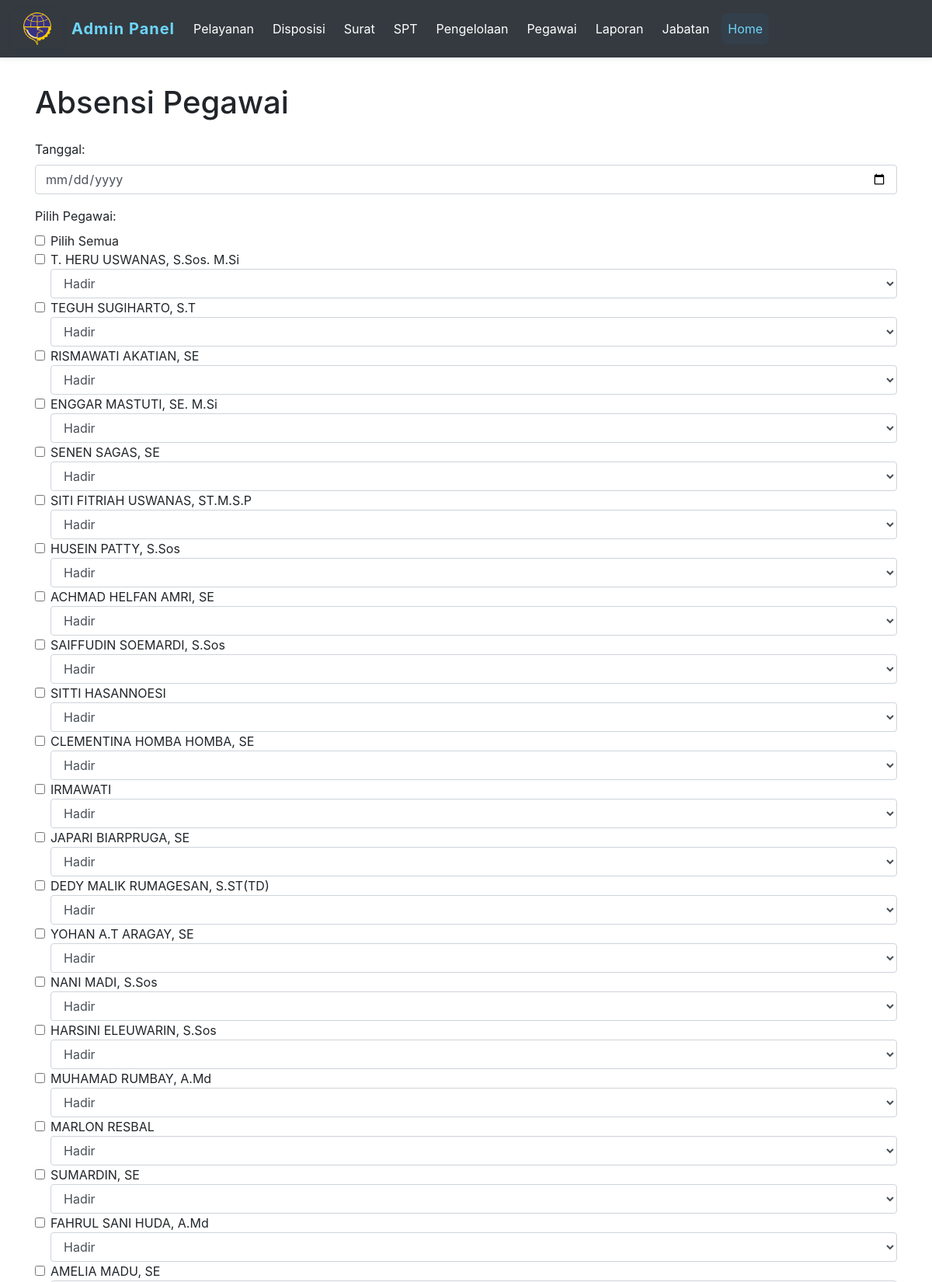
The page /umum/admin/absensi.php (upper part) on the database its author committed.
### tables this page shows
CREATE TABLE `pegawai` (
  `id` int NOT NULL,
  `nama` varchar(100) NOT NULL,
  `pangkat` varchar(50) NOT NULL,
  `nip` varchar(50) NOT NULL,
  `jabatan` varchar(100) NOT NULL,
  `seksi` varchar(100) DEFAULT NULL,
  `bidang` varchar(50) NOT NULL
);

### umum/admin/absensi.php (the view, shortened to what this page needs)
<?php
require_once '../../assets/config.php';
$query_pegawai = "SELECT id, nama FROM pegawai";
$stmt = $koneksi->prepare($query_pegawai);
$stmt->execute();
$result_pegawai = $stmt->get_result();
$pegawai_list = [];
if ($result_pegawai && $result_pegawai->num_rows > 0) {
    while ($row_pegawai = $result_pegawai->fetch_assoc()) {
        $pegawai_list[] = $row_pegawai;
    }
}
?>
<div class="container mt-5">
    <h1 class="mb-4">Absensi Pegawai</h1>
    <form action="<?php echo htmlspecialchars($_SERVER["PHP_SELF"]); ?>" method="post">
        <div class="form-group">
            <label for="tanggal">Tanggal:</label>
            <input type="date" class="form-control" id="tanggal" name="tanggal" required>
        </div>
        <div class="form-group">
            <label>Pilih Pegawai:</label>
            <div class="form-check">
                <input class="form-check-input" type="checkbox" id="select-all">
                <label class="form-check-label" for="select-all">Pilih Semua</label>
            </div>
            <div>
                <?php foreach ($pegawai_list as $pegawai) : ?>
                    <div class="form-check">
                        <input class="form-check-input" type="checkbox" name="pegawai[]" value="<?php echo htmlspecialchars($pegawai['id']); ?>" id="pegawai_<?php echo htmlspecialchars($pegawai['id']); ?>">
                        <label class="form-check-label" for="pegawai_<?php echo htmlspecialchars($pegawai['id']); ?>">
                            <?php echo htmlspecialchars($pegawai['nama']); ?>
                        </label>
                        <select class="form-control" name="status_<?php echo htmlspecialchars($pegawai['id']); ?>">
                            <option value="hadir">Hadir</option>
                        </select>
                    </div>
                <?php endforeach; ?>
            </div>
        </div>
    </form>
</div>
</body>
</html>

### rows shown on the page
pegawai: nama "T. HERU USWANAS, S.Sos. M.Si", id "Hadir"
pegawai: nama "TEGUH SUGIHARTO, S.T", id "Hadir"
pegawai: nama "RISMAWATI AKATIAN, SE", id "Hadir"
pegawai: nama "ENGGAR MASTUTI, SE. M.Si", id "Hadir"
pegawai: nama "SENEN SAGAS, SE", id "Hadir"
pegawai: nama "SITI FITRIAH USWANAS, ST.M.S.P", id "Hadir"
pegawai: nama "HUSEIN PATTY, S.Sos", id "Hadir"
pegawai: nama "ACHMAD HELFAN AMRI, SE", id "Hadir"
pegawai: nama "SAIFFUDIN SOEMARDI, S.Sos", id "Hadir"
pegawai: nama "SITTI HASANNOESI", id "Hadir"
pegawai: nama "CLEMENTINA HOMBA HOMBA, SE", id "Hadir"
pegawai: nama "IRMAWATI", id "Hadir"
pegawai: nama "JAPARI BIARPRUGA, SE", id "Hadir"
pegawai: nama "DEDY MALIK RUMAGESAN, S.ST(TD)", id "Hadir"
pegawai: nama "YOHAN A.T ARAGAY, SE", id "Hadir"
pegawai: nama "NANI MADI, S.Sos", id "Hadir"
pegawai: nama "HARSINI ELEUWARIN, S.Sos", id "Hadir"
pegawai: nama "MUHAMAD RUMBAY, A.Md", id "Hadir"
pegawai: nama "MARLON RESBAL", id "Hadir"
pegawai: nama "SUMARDIN, SE", id "Hadir"
pegawai: nama "FAHRUL SANI HUDA, A.Md", id "Hadir"
pegawai: nama "AMELIA MADU, SE"
